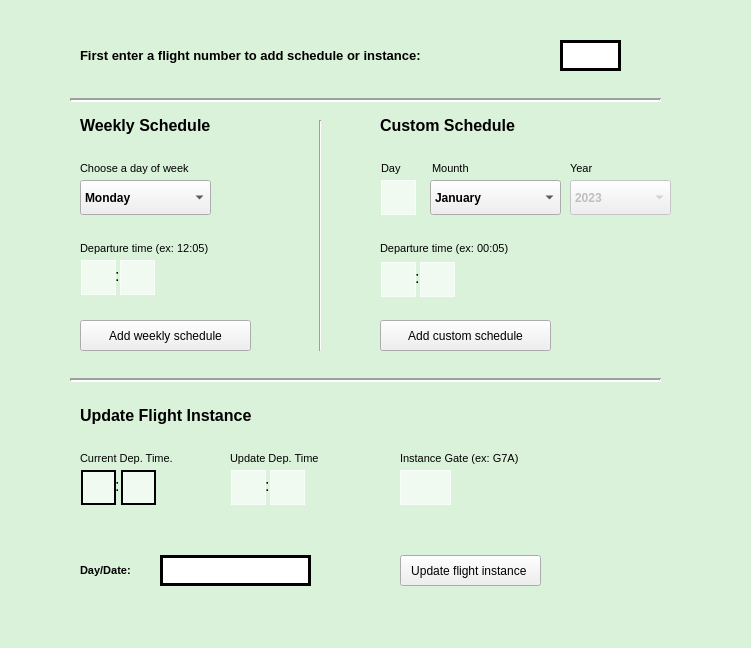
<?xml version="1.0" encoding="UTF-8"?>
<ui version="4.0">
 <class>WindowAddSchedule</class>
 <widget class="QWidget" name="WindowAddSchedule">
  <property name="geometry">
   <rect>
    <x>0</x>
    <y>0</y>
    <width>751</width>
    <height>648</height>
   </rect>
  </property>
  <property name="windowTitle">
   <string>Add Schedule</string>
  </property>
  <property name="styleSheet">
   <string notr="true">#WindowAddSchedule{
background-color: rgb(218, 242, 218,255);

}</string>
  </property>
  <widget class="QLabel" name="add_schedule_text_weekly_schedule">
   <property name="geometry">
    <rect>
     <x>80</x>
     <y>100</y>
     <width>181</width>
     <height>51</height>
    </rect>
   </property>
   <property name="font">
    <font>
     <pointsize>12</pointsize>
     <weight>75</weight>
     <bold>true</bold>
    </font>
   </property>
   <property name="text">
    <string>Weekly Schedule</string>
   </property>
  </widget>
  <widget class="QLabel" name="add_schedule_text_custom_schedule">
   <property name="geometry">
    <rect>
     <x>380</x>
     <y>100</y>
     <width>181</width>
     <height>51</height>
    </rect>
   </property>
   <property name="font">
    <font>
     <pointsize>12</pointsize>
     <weight>75</weight>
     <bold>true</bold>
    </font>
   </property>
   <property name="text">
    <string>Custom Schedule</string>
   </property>
  </widget>
  <widget class="QComboBox" name="add_schedule_combo_choose_day">
   <property name="geometry">
    <rect>
     <x>80</x>
     <y>180</y>
     <width>131</width>
     <height>35</height>
    </rect>
   </property>
   <property name="font">
    <font>
     <weight>75</weight>
     <bold>true</bold>
    </font>
   </property>
   <property name="cursor">
    <cursorShape>PointingHandCursor</cursorShape>
   </property>
   <item>
    <property name="text">
     <string>Monday</string>
    </property>
   </item>
   <item>
    <property name="text">
     <string>Tuesday</string>
    </property>
   </item>
   <item>
    <property name="text">
     <string>Wednesday</string>
    </property>
   </item>
   <item>
    <property name="text">
     <string>Thursday</string>
    </property>
   </item>
   <item>
    <property name="text">
     <string>Friday</string>
    </property>
   </item>
   <item>
    <property name="text">
     <string>Saturday</string>
    </property>
   </item>
   <item>
    <property name="text">
     <string>Sunday</string>
    </property>
   </item>
  </widget>
  <widget class="QLabel" name="add_schedule_text_choose_week">
   <property name="geometry">
    <rect>
     <x>80</x>
     <y>160</y>
     <width>131</width>
     <height>16</height>
    </rect>
   </property>
   <property name="font">
    <font>
     <pointsize>8</pointsize>
     <weight>50</weight>
     <bold>false</bold>
    </font>
   </property>
   <property name="text">
    <string>Choose a day of week</string>
   </property>
  </widget>
  <widget class="QLabel" name="add_schedule_text_choose_dep_time_weekly">
   <property name="geometry">
    <rect>
     <x>80</x>
     <y>240</y>
     <width>171</width>
     <height>16</height>
    </rect>
   </property>
   <property name="font">
    <font>
     <pointsize>8</pointsize>
     <weight>50</weight>
     <bold>false</bold>
    </font>
   </property>
   <property name="text">
    <string>Departure time (ex: 12:05)</string>
   </property>
  </widget>
  <widget class="QLabel" name="add_schedule_colon">
   <property name="geometry">
    <rect>
     <x>115</x>
     <y>258</y>
     <width>16</width>
     <height>35</height>
    </rect>
   </property>
   <property name="font">
    <font>
     <pointsize>12</pointsize>
     <weight>50</weight>
     <bold>false</bold>
    </font>
   </property>
   <property name="styleSheet">
    <string notr="true">background-color: rgb(255, 255, 255,0);
border: none;</string>
   </property>
   <property name="text">
    <string>:</string>
   </property>
  </widget>
  <widget class="QLabel" name="add_schedule_text_choose_dep_time_custom">
   <property name="geometry">
    <rect>
     <x>380</x>
     <y>240</y>
     <width>161</width>
     <height>16</height>
    </rect>
   </property>
   <property name="font">
    <font>
     <pointsize>8</pointsize>
     <weight>50</weight>
     <bold>false</bold>
    </font>
   </property>
   <property name="text">
    <string>Departure time (ex: 00:05)</string>
   </property>
  </widget>
  <widget class="QLabel" name="add_schedule_colon_2">
   <property name="geometry">
    <rect>
     <x>415</x>
     <y>260</y>
     <width>16</width>
     <height>35</height>
    </rect>
   </property>
   <property name="font">
    <font>
     <pointsize>12</pointsize>
     <weight>50</weight>
     <bold>false</bold>
    </font>
   </property>
   <property name="styleSheet">
    <string notr="true">background-color: rgb(255, 255, 255,0);
border: none;</string>
   </property>
   <property name="text">
    <string>:</string>
   </property>
  </widget>
  <widget class="QComboBox" name="add_schedule_combo_choose_month">
   <property name="enabled">
    <bool>true</bool>
   </property>
   <property name="geometry">
    <rect>
     <x>430</x>
     <y>180</y>
     <width>131</width>
     <height>35</height>
    </rect>
   </property>
   <property name="font">
    <font>
     <weight>75</weight>
     <bold>true</bold>
    </font>
   </property>
   <property name="cursor">
    <cursorShape>PointingHandCursor</cursorShape>
   </property>
   <item>
    <property name="text">
     <string>January</string>
    </property>
   </item>
   <item>
    <property name="text">
     <string>February</string>
    </property>
   </item>
   <item>
    <property name="text">
     <string>March</string>
    </property>
   </item>
   <item>
    <property name="text">
     <string>April</string>
    </property>
   </item>
   <item>
    <property name="text">
     <string>May</string>
    </property>
   </item>
   <item>
    <property name="text">
     <string>June</string>
    </property>
   </item>
   <item>
    <property name="text">
     <string>July</string>
    </property>
   </item>
   <item>
    <property name="text">
     <string>August</string>
    </property>
   </item>
   <item>
    <property name="text">
     <string>September</string>
    </property>
   </item>
   <item>
    <property name="text">
     <string>October</string>
    </property>
   </item>
   <item>
    <property name="text">
     <string>November</string>
    </property>
   </item>
   <item>
    <property name="text">
     <string>December</string>
    </property>
   </item>
  </widget>
  <widget class="QComboBox" name="add_schedule_combo_choose_year">
   <property name="enabled">
    <bool>false</bool>
   </property>
   <property name="geometry">
    <rect>
     <x>570</x>
     <y>180</y>
     <width>101</width>
     <height>35</height>
    </rect>
   </property>
   <property name="font">
    <font>
     <weight>75</weight>
     <bold>true</bold>
    </font>
   </property>
   <property name="cursor">
    <cursorShape>PointingHandCursor</cursorShape>
   </property>
   <property name="editable">
    <bool>false</bool>
   </property>
   <property name="currentIndex">
    <number>1</number>
   </property>
   <item>
    <property name="text">
     <string>2022</string>
    </property>
   </item>
   <item>
    <property name="text">
     <string>2023</string>
    </property>
   </item>
  </widget>
  <widget class="QLabel" name="add_schedule_text_day">
   <property name="geometry">
    <rect>
     <x>381</x>
     <y>160</y>
     <width>31</width>
     <height>16</height>
    </rect>
   </property>
   <property name="font">
    <font>
     <pointsize>8</pointsize>
     <weight>50</weight>
     <bold>false</bold>
    </font>
   </property>
   <property name="text">
    <string>Day</string>
   </property>
  </widget>
  <widget class="QLabel" name="add_schedule_text_mon">
   <property name="geometry">
    <rect>
     <x>432</x>
     <y>160</y>
     <width>51</width>
     <height>16</height>
    </rect>
   </property>
   <property name="font">
    <font>
     <pointsize>8</pointsize>
     <weight>50</weight>
     <bold>false</bold>
    </font>
   </property>
   <property name="text">
    <string>Mounth</string>
   </property>
  </widget>
  <widget class="QLabel" name="add_schedule_text_year">
   <property name="geometry">
    <rect>
     <x>570</x>
     <y>160</y>
     <width>51</width>
     <height>16</height>
    </rect>
   </property>
   <property name="font">
    <font>
     <pointsize>8</pointsize>
     <weight>50</weight>
     <bold>false</bold>
    </font>
   </property>
   <property name="text">
    <string>Year</string>
   </property>
  </widget>
  <widget class="Line" name="line">
   <property name="geometry">
    <rect>
     <x>310</x>
     <y>120</y>
     <width>20</width>
     <height>231</height>
    </rect>
   </property>
   <property name="orientation">
    <enum>Qt::Vertical</enum>
   </property>
  </widget>
  <widget class="QPushButton" name="add_schedule_button_add_weekly_schedule">
   <property name="geometry">
    <rect>
     <x>80</x>
     <y>320</y>
     <width>171</width>
     <height>31</height>
    </rect>
   </property>
   <property name="cursor">
    <cursorShape>PointingHandCursor</cursorShape>
   </property>
   <property name="text">
    <string>Add weekly schedule</string>
   </property>
  </widget>
  <widget class="QPushButton" name="add_schedule_button_add_custom_schedule">
   <property name="geometry">
    <rect>
     <x>380</x>
     <y>320</y>
     <width>171</width>
     <height>31</height>
    </rect>
   </property>
   <property name="cursor">
    <cursorShape>PointingHandCursor</cursorShape>
   </property>
   <property name="text">
    <string>Add custom schedule</string>
   </property>
  </widget>
  <widget class="QLineEdit" name="add_schedule_input_custom_time_hour">
   <property name="geometry">
    <rect>
     <x>381</x>
     <y>262</y>
     <width>35</width>
     <height>35</height>
    </rect>
   </property>
   <property name="font">
    <font>
     <pointsize>12</pointsize>
    </font>
   </property>
   <property name="styleSheet">
    <string notr="true">background-color: rgb(255, 255, 255,150);
border: 1px solid rgb(255, 255, 255,150);</string>
   </property>
   <property name="maxLength">
    <number>2</number>
   </property>
  </widget>
  <widget class="QLineEdit" name="add_schedule_input_custom_time_min">
   <property name="geometry">
    <rect>
     <x>420</x>
     <y>262</y>
     <width>35</width>
     <height>35</height>
    </rect>
   </property>
   <property name="font">
    <font>
     <pointsize>12</pointsize>
    </font>
   </property>
   <property name="styleSheet">
    <string notr="true">background-color: rgb(255, 255, 255,150);
border: 1px solid rgb(255, 255, 255,150);</string>
   </property>
   <property name="maxLength">
    <number>2</number>
   </property>
  </widget>
  <widget class="QLineEdit" name="add_schedule_input_weekly_time_hour">
   <property name="geometry">
    <rect>
     <x>81</x>
     <y>260</y>
     <width>35</width>
     <height>35</height>
    </rect>
   </property>
   <property name="font">
    <font>
     <pointsize>12</pointsize>
    </font>
   </property>
   <property name="styleSheet">
    <string notr="true">background-color: rgb(255, 255, 255,150);
border: 1px solid rgb(255, 255, 255,150);</string>
   </property>
   <property name="maxLength">
    <number>2</number>
   </property>
  </widget>
  <widget class="QLineEdit" name="add_schedule_input_weekly_time_min">
   <property name="geometry">
    <rect>
     <x>120</x>
     <y>260</y>
     <width>35</width>
     <height>35</height>
    </rect>
   </property>
   <property name="font">
    <font>
     <pointsize>12</pointsize>
    </font>
   </property>
   <property name="styleSheet">
    <string notr="true">background-color: rgb(255, 255, 255,150);
border: 1px solid rgb(255, 255, 255,150);</string>
   </property>
   <property name="maxLength">
    <number>2</number>
   </property>
  </widget>
  <widget class="QLineEdit" name="add_schedule_input_custom_day">
   <property name="geometry">
    <rect>
     <x>381</x>
     <y>180</y>
     <width>35</width>
     <height>35</height>
    </rect>
   </property>
   <property name="font">
    <font>
     <pointsize>12</pointsize>
    </font>
   </property>
   <property name="styleSheet">
    <string notr="true">background-color: rgb(255, 255, 255,150);
border: 1px solid rgb(255, 255, 255,150);</string>
   </property>
   <property name="maxLength">
    <number>2</number>
   </property>
  </widget>
  <widget class="QLineEdit" name="add_schedule_input_fn">
   <property name="geometry">
    <rect>
     <x>560</x>
     <y>40</y>
     <width>61</width>
     <height>31</height>
    </rect>
   </property>
   <property name="font">
    <font>
     <pointsize>12</pointsize>
    </font>
   </property>
   <property name="styleSheet">
    <string notr="true">border: 3px solid black</string>
   </property>
   <property name="maxLength">
    <number>2</number>
   </property>
  </widget>
  <widget class="QLabel" name="add_schedule_text_fn">
   <property name="geometry">
    <rect>
     <x>80</x>
     <y>40</y>
     <width>481</width>
     <height>31</height>
    </rect>
   </property>
   <property name="font">
    <font>
     <pointsize>10</pointsize>
     <weight>75</weight>
     <bold>true</bold>
    </font>
   </property>
   <property name="text">
    <string>First enter a flight number to add schedule or instance:</string>
   </property>
  </widget>
  <widget class="Line" name="line_2">
   <property name="geometry">
    <rect>
     <x>70</x>
     <y>370</y>
     <width>591</width>
     <height>20</height>
    </rect>
   </property>
   <property name="lineWidth">
    <number>2</number>
   </property>
   <property name="orientation">
    <enum>Qt::Horizontal</enum>
   </property>
  </widget>
  <widget class="Line" name="line_3">
   <property name="geometry">
    <rect>
     <x>70</x>
     <y>90</y>
     <width>591</width>
     <height>20</height>
    </rect>
   </property>
   <property name="lineWidth">
    <number>2</number>
   </property>
   <property name="orientation">
    <enum>Qt::Horizontal</enum>
   </property>
  </widget>
  <widget class="QLabel" name="add_schedule_text_add_finst">
   <property name="geometry">
    <rect>
     <x>80</x>
     <y>390</y>
     <width>241</width>
     <height>51</height>
    </rect>
   </property>
   <property name="font">
    <font>
     <pointsize>12</pointsize>
     <weight>75</weight>
     <bold>true</bold>
    </font>
   </property>
   <property name="text">
    <string>Update Flight Instance</string>
   </property>
  </widget>
  <widget class="QLabel" name="add_schedule_text_departure_finst">
   <property name="geometry">
    <rect>
     <x>80</x>
     <y>450</y>
     <width>121</width>
     <height>16</height>
    </rect>
   </property>
   <property name="font">
    <font>
     <pointsize>8</pointsize>
     <weight>50</weight>
     <bold>false</bold>
    </font>
   </property>
   <property name="text">
    <string>Current Dep. Time.</string>
   </property>
  </widget>
  <widget class="QLineEdit" name="add_schedule_input_finst_current_min">
   <property name="geometry">
    <rect>
     <x>121</x>
     <y>470</y>
     <width>35</width>
     <height>35</height>
    </rect>
   </property>
   <property name="font">
    <font>
     <pointsize>12</pointsize>
    </font>
   </property>
   <property name="styleSheet">
    <string notr="true">background-color: rgb(255, 255, 255,150);
border: 2px solid black;</string>
   </property>
   <property name="maxLength">
    <number>2</number>
   </property>
  </widget>
  <widget class="QLineEdit" name="add_schedule_input_finst_current_hour">
   <property name="geometry">
    <rect>
     <x>81</x>
     <y>470</y>
     <width>35</width>
     <height>35</height>
    </rect>
   </property>
   <property name="font">
    <font>
     <pointsize>12</pointsize>
    </font>
   </property>
   <property name="styleSheet">
    <string notr="true">background-color: rgb(255, 255, 255,150);
border: 2px solid black;</string>
   </property>
   <property name="maxLength">
    <number>2</number>
   </property>
  </widget>
  <widget class="QLabel" name="add_schedule_colon_3">
   <property name="geometry">
    <rect>
     <x>115</x>
     <y>468</y>
     <width>16</width>
     <height>35</height>
    </rect>
   </property>
   <property name="font">
    <font>
     <pointsize>12</pointsize>
     <weight>50</weight>
     <bold>false</bold>
    </font>
   </property>
   <property name="styleSheet">
    <string notr="true">background-color: rgb(255, 255, 255,0);
border: none;</string>
   </property>
   <property name="text">
    <string>:</string>
   </property>
  </widget>
  <widget class="QLabel" name="add_schedule_text_instance_gate">
   <property name="geometry">
    <rect>
     <x>400</x>
     <y>450</y>
     <width>171</width>
     <height>16</height>
    </rect>
   </property>
   <property name="font">
    <font>
     <pointsize>8</pointsize>
     <weight>50</weight>
     <bold>false</bold>
    </font>
   </property>
   <property name="text">
    <string>Instance Gate (ex: G7A)</string>
   </property>
  </widget>
  <widget class="QLineEdit" name="add_schedule_input_inst_gate">
   <property name="geometry">
    <rect>
     <x>400</x>
     <y>470</y>
     <width>51</width>
     <height>35</height>
    </rect>
   </property>
   <property name="font">
    <font>
     <pointsize>12</pointsize>
    </font>
   </property>
   <property name="styleSheet">
    <string notr="true">background-color: rgb(255, 255, 255,150);
border: 1px solid rgb(255, 255, 255,150);</string>
   </property>
   <property name="maxLength">
    <number>3</number>
   </property>
  </widget>
  <widget class="QPushButton" name="add_schedule_button_add_finst">
   <property name="geometry">
    <rect>
     <x>400</x>
     <y>555</y>
     <width>141</width>
     <height>31</height>
    </rect>
   </property>
   <property name="text">
    <string>Update flight instance </string>
   </property>
  </widget>
  <widget class="QLineEdit" name="add_schedule_input_daydate">
   <property name="geometry">
    <rect>
     <x>160</x>
     <y>555</y>
     <width>151</width>
     <height>31</height>
    </rect>
   </property>
   <property name="font">
    <font>
     <pointsize>12</pointsize>
    </font>
   </property>
   <property name="styleSheet">
    <string notr="true">border: 3px solid black</string>
   </property>
   <property name="maxLength">
    <number>13</number>
   </property>
  </widget>
  <widget class="QLabel" name="add_schedule_text_daydate">
   <property name="geometry">
    <rect>
     <x>80</x>
     <y>562</y>
     <width>81</width>
     <height>16</height>
    </rect>
   </property>
   <property name="font">
    <font>
     <pointsize>8</pointsize>
     <weight>75</weight>
     <bold>true</bold>
    </font>
   </property>
   <property name="text">
    <string>Day/Date:</string>
   </property>
  </widget>
  <widget class="QLabel" name="add_schedule_text_departure_finst_2">
   <property name="geometry">
    <rect>
     <x>230</x>
     <y>450</y>
     <width>131</width>
     <height>16</height>
    </rect>
   </property>
   <property name="font">
    <font>
     <pointsize>8</pointsize>
     <weight>50</weight>
     <bold>false</bold>
    </font>
   </property>
   <property name="text">
    <string>Update Dep. Time</string>
   </property>
  </widget>
  <widget class="QLineEdit" name="add_schedule_input_finst_update_min">
   <property name="geometry">
    <rect>
     <x>270</x>
     <y>470</y>
     <width>35</width>
     <height>35</height>
    </rect>
   </property>
   <property name="font">
    <font>
     <pointsize>12</pointsize>
    </font>
   </property>
   <property name="styleSheet">
    <string notr="true">background-color: rgb(255, 255, 255,150);
border: 1px solid rgb(255, 255, 255,150);</string>
   </property>
   <property name="maxLength">
    <number>2</number>
   </property>
  </widget>
  <widget class="QLineEdit" name="add_schedule_input_finst_update_hour">
   <property name="geometry">
    <rect>
     <x>231</x>
     <y>470</y>
     <width>35</width>
     <height>35</height>
    </rect>
   </property>
   <property name="font">
    <font>
     <pointsize>12</pointsize>
    </font>
   </property>
   <property name="styleSheet">
    <string notr="true">background-color: rgb(255, 255, 255,150);
border: 1px solid rgb(255, 255, 255,150);</string>
   </property>
   <property name="maxLength">
    <number>2</number>
   </property>
  </widget>
  <widget class="QLabel" name="add_schedule_colon_4">
   <property name="geometry">
    <rect>
     <x>265</x>
     <y>468</y>
     <width>16</width>
     <height>35</height>
    </rect>
   </property>
   <property name="font">
    <font>
     <pointsize>12</pointsize>
     <weight>50</weight>
     <bold>false</bold>
    </font>
   </property>
   <property name="styleSheet">
    <string notr="true">background-color: rgb(255, 255, 255,0);
border: none;</string>
   </property>
   <property name="text">
    <string>:</string>
   </property>
  </widget>
 </widget>
 <resources/>
 <connections/>
</ui>
